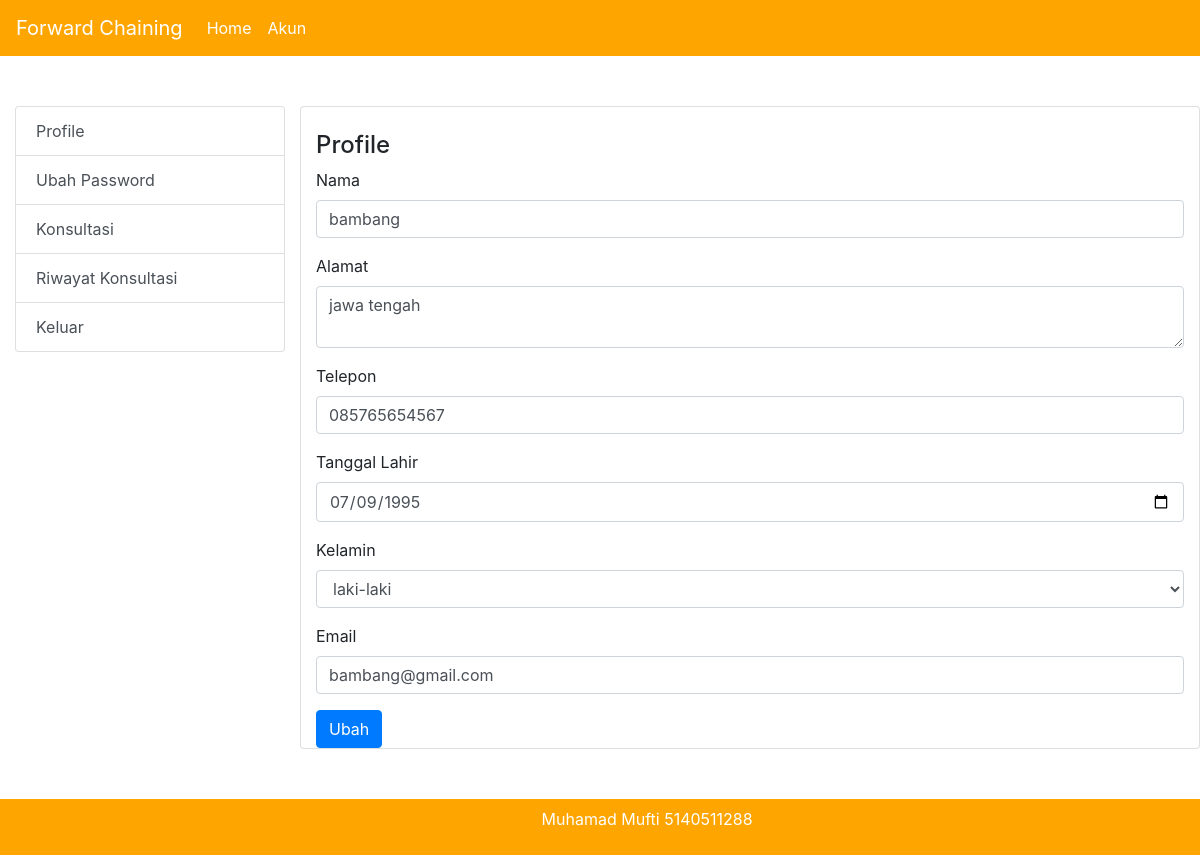
The app's page /profile.php (signed in) with its own data.
### tables this page shows
CREATE TABLE `pasien` (
  `id_pasien` int(11) NOT NULL,
  `nama_pasien` varchar(50) NOT NULL,
  `alamat_pasien` text NOT NULL,
  `tlp_pasien` varchar(14) NOT NULL,
  `tanggal_lahir` date NOT NULL,
  `jenis_kelamin_pasien` varchar(11) NOT NULL,
  `email_pasien` varchar(50) NOT NULL,
  `password_pasien` varchar(200) NOT NULL
);

### config/class.php (called while the page is built, shortened)
<?php
$mysqli = new mysqli("localhost" , "root" , "" ,"pta-mufti-uji");
 class pasien
 {
 	public $koneksi;
 	function __construct($mysqli)
 	{
 		$this->koneksi = $mysqli;
 	}
 	function ambilpasien($id)
 	{
 		$ambil = $this->koneksi->query("SELECT * FROM pasien WHERE id_pasien='$id'");
 		$data = $ambil->fetch_assoc();
 		return $data;
 	}
 }
 $pasien = new pasien($mysqli);
 ?>

### profile.php (the view, shortened to what this page needs)
<?php include 'config/class.php'; ?>
<?php $ambilpasien = $pasien->ambilpasien($_SESSION['pasien']['id_pasien']) ?>
<!doctype html>
<html lang="en">
<head>
	<link rel="stylesheet" href="https://maxcdn.bootstrapcdn.com/bootstrap/4.0.0/css/bootstrap.min.css">
</head>
<body>
	<?php include 'navbar.php';?>
	<div class="container-fluid" style="padding-top: 50px;">
		<div class="row">
			<div class="list col-md-3">
				<div class="list-group">
					<a href="profile.php" class="list-group-item list-group-item-action">Profile</a>
					<a href="ubahpassword.php" class="list-group-item list-group-item-action">Ubah Password</a>
					<a href="konsultasi.php" class="list-group-item list-group-item-action">Konsultasi</a>
					<a href="riwayatkonsultasi.php" class="list-group-item list-group-item-action">Riwayat Konsultasi</a>
					<a href="logout.php" class="list-group-item list-group-item-action">Keluar</a>
				</div>
			</div>
			<div class="col-sm-9 card " style="margin-bottom: 50px;">
				<br>
				<h4>Profile</h4>
				<form method="post">
					<div class="form-group">
						<label>Nama</label>
						<input type="text" class="form-control" name="nama" value="<?php echo $ambilpasien['nama_pasien']; ?>">
					</div>
					<div class="form-group">
						<label>Alamat</label>
						<textarea class="form-control" name="alamat"><?php echo $ambilpasien['alamat_pasien']; ?></textarea>
					</div>
					<div class="form-group">
						<label>Telepon</label>
						<input type="text" class="form-control" name="tlp" value="<?php echo $ambilpasien['tlp_pasien']; ?>">
					</div>
					<div class="form-group">
						<label>Tanggal Lahir</label>
						<input type="date" class="form-control" name="tgl" value="<?php echo $ambilpasien['tanggal_lahir']; ?>">
					</div>
					<div class="form-group">
						<label>Kelamin</label>
						<select name ="kelamin" class="form-control" value="<?php echo $ambilpasien['jenis_kelamin_pasien']; ?>">
							<option value="laki-laki">laki-laki</option>
						</select>
					</div>
					<div class="form-group">
						<label>Email</label>
						<input type="email" class="form-control" name="email" value="<?php echo $ambilpasien['email_pasien']; ?>">
					</div>
					<button class="btn btn-primary" type ="submit" name="ubah">Ubah</button>
				</form>
			</div>
		</div>
	</div>
	<?php include'footer.php'; ?>
</body>
</html>

### records on screen
pasien: nama "bambang", alamat "jawa tengah", tlp "085765654567", tgl "07/09/1995", kelamin "laki-laki", email "bambang@gmail.com"
